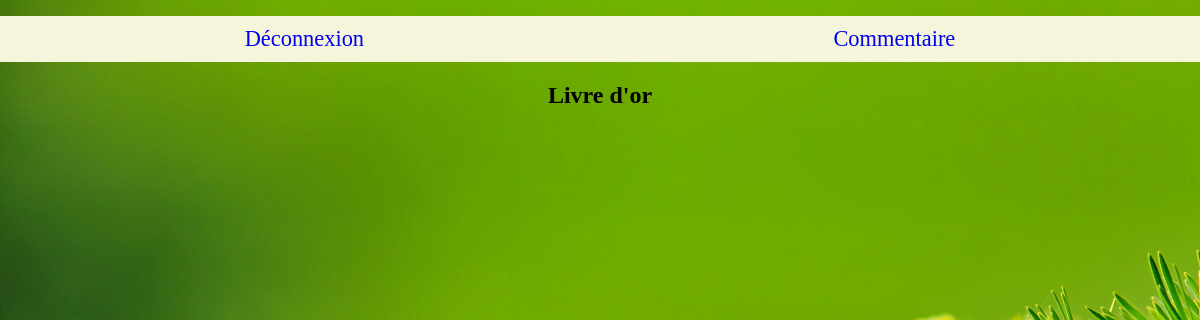
The page /livre-or.php on the database as committed earlier.
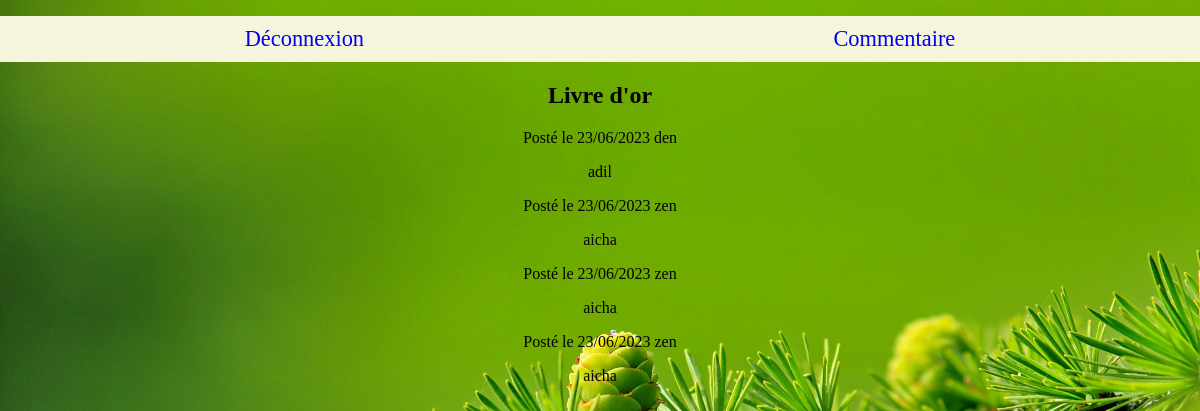
The same page on the database as committed later.
### tables this page shows
CREATE TABLE IF NOT EXISTS `commentaires` (
  `id` int NOT NULL AUTO_INCREMENT,
  `commentaire` text NOT NULL,
  `id_utilisateur` int NOT NULL,
  `date` datetime NOT NULL,
  PRIMARY KEY (`id`)
);

CREATE TABLE IF NOT EXISTS `utilisateurs` (
  `id` int NOT NULL AUTO_INCREMENT,
  `login` varchar(255) NOT NULL,
  `password` varchar(255) NOT NULL,
  PRIMARY KEY (`id`)
);

### livre-or.php (the view, shortened to what this page needs)
<?php
$bdd = new PDO('mysql:host=localhost;dbname=livreor', 'root', 'Zen4321@');
$requete = $bdd->query("SELECT commentaires.*, utilisateurs.login AS nom_utilisateur
                       FROM commentaires
                       INNER JOIN utilisateurs ON commentaires.id_utilisateur = utilisateurs.id
                       ORDER BY commentaires.date DESC");
$commentaires = $requete->fetchAll(PDO::FETCH_ASSOC);
?>
<!DOCTYPE html>
<html lang="fr">
<head>
    <link href="style.css" rel="stylesheet" type="text/css">
</head>
<body>
    <header>
        <nav id="navTop">
            <ul id="listeNavTop">
            <section class="lien">
                        <a href="deconnexion.php">
                            <li>Déconnexion</li>
                        </a>
                </section>
                <section class="lien">
                        <a href="commentaire.php">
                            <li>Commentaire</li>
                        </a>
                </section>
            </ul>
        </nav>
    </header>
    <div align="center">
        <h2>Livre d'or</h2>
        <?php foreach ($commentaires as $commentaire) : ?>
            <div class="commentaire">
                <p>Posté le <?php echo date('d/m/Y', strtotime($commentaire['date'])) . " ". $commentaire['nom_utilisateur'];  ?> </p>
                <p><?php echo $commentaire['commentaire']; ?></p>
            </div>
        <?php endforeach; ?>
    </div>
</body>
</html>

### style.css (style rules this page uses)
body { margin: auto; background-image: url("image03.jpg"); background-repeat: no-repeat; background-size: cover; }
ul { display: flex; flex-direction: row; justify-content: space-around; align-content: center; background-color: beige; padding: 10px; }
ul a { text-decoration: none; list-style: none; font-size: 1.4em; }

Rows that differ between the two databases and show on the page:
added commentaires: date "23/06/2023", id_utilisateur.login "den", commentaire "adil"
added commentaires: date "23/06/2023", id_utilisateur.login "zen", commentaire "aicha"
added commentaires: date "23/06/2023", id_utilisateur.login "zen", commentaire "aicha"
added commentaires: date "23/06/2023", id_utilisateur.login "zen", commentaire "aicha"
